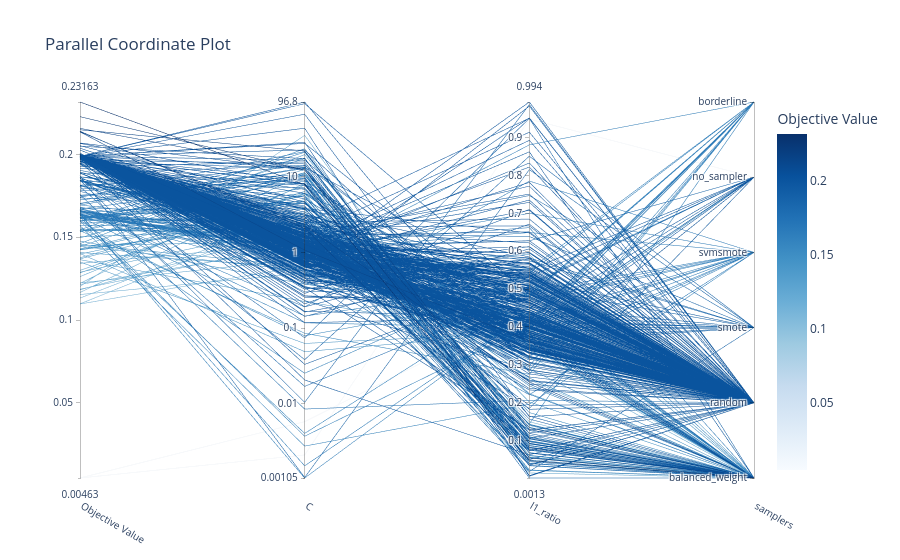

Write notebook code for a chart like this one.
### Code cell
optuna.visualization.plot_parallel_coordinate(study)

### Figure 1 — Plotly figure (JSON) as saved in the notebook; plotly's stock layout.template omitted (floating-point values rounded to 4 significant figures; data arrays with more than 128 entries replaced by an {"elided": "..."} marker saying what was removed)
{"data": [{"dimensions": [{"label": "Objective Value", "range": [0.004625, 0.2316], "values": {"elided": "500 float values"}}, {"label": "C", "range": [-2.979, 1.986], "ticktext": ["0.00105", "0.01", "0.1", "1", "10", "96.8"], "tickvals": [-2.979, -2, -1, 0, 1, 1.986], "values": {"elided": "500 float values"}}, {"label": "l1_ratio", "range": [0.001299, 0.994], "values": {"elided": "500 float values"}}, {"label": "samplers", "range": [0, 5], "ticktext": ["balanced_weight", "random", "smote", "svmsmote", "no_sampler", "borderline"], "tickvals": [0, 1, 2, 3, 4, 5], "values": {"elided": "500 int values"}}], "labelangle": 30, "labelside": "bottom", "line": {"color": {"elided": "500 float values"}, "colorbar": {"title": {"text": "Objective Value"}}, "colorscale": [[0, "rgb(247,251,255)"], [0.125, "rgb(222,235,247)"], [0.25, "rgb(198,219,239)"], [0.375, "rgb(158,202,225)"], [0.5, "rgb(107,174,214)"], [0.625, "rgb(66,146,198)"], [0.75, "rgb(33,113,181)"], [0.875, "rgb(8,81,156)"], [1, "rgb(8,48,107)"]], "reversescale": false, "showscale": true}, "type": "parcoords"}], "layout": {"title": {"text": "Parallel Coordinate Plot"}}}
